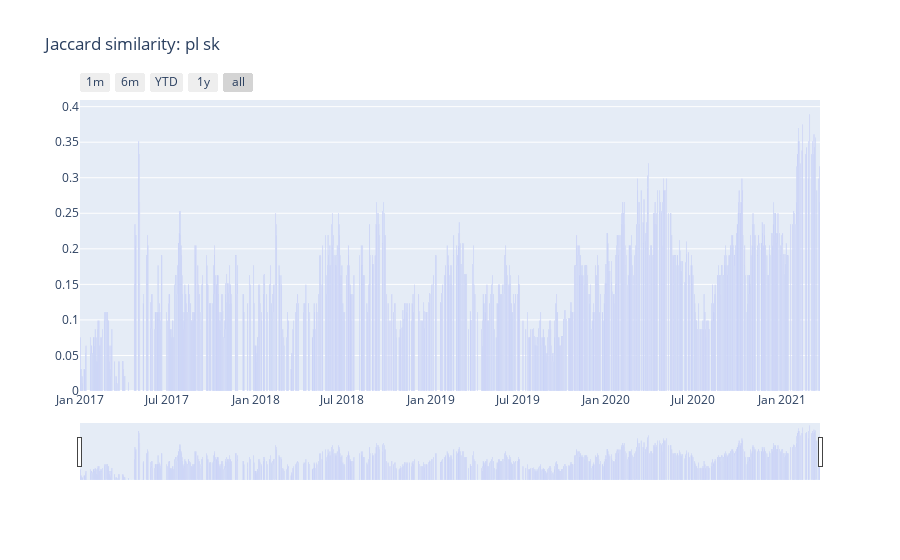

The cell this chart's notebook holds for it:
### Code cell
plot_countries_similarity('pl','sk')

### Figure 1 — Plotly figure (JSON) as saved in the notebook; plotly's stock layout.template omitted (floating-point values rounded to 4 significant figures; data arrays with more than 128 entries replaced by an {"elided": "..."} marker saying what was removed)
{"data": [{"name": "Similarity", "type": "bar", "x": {"elided": "1162 str values"}, "y": {"elided": "1162 float values"}}], "layout": {"title": {"text": "Jaccard similarity: pl sk"}, "xaxis": {"rangeselector": {"buttons": [{"count": 1, "label": "1m", "step": "month", "stepmode": "backward"}, {"count": 6, "label": "6m", "step": "month", "stepmode": "backward"}, {"count": 1, "label": "YTD", "step": "year", "stepmode": "todate"}, {"count": 1, "label": "1y", "step": "year", "stepmode": "backward"}, {"step": "all"}]}, "rangeslider": {"visible": true}, "type": "date"}}}
